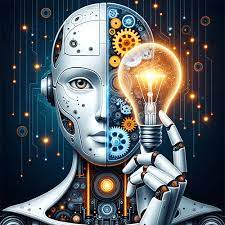
#> input picture Vision robotica/Robot.jpg, 225 x 225 px
$ python Algoritmo2.py
#> lines starting #> are read from the running program, lines starting #| are printed output that depends on the picture
import cv2
import numpy as np
#Sirve para abrir la imagen
im = cv2.imread('Robot.jpg')
#> im is the input picture: shape (225, 225, 3); mean B, G, R 98, 93.2, 87.4

R= im[:,:,1]
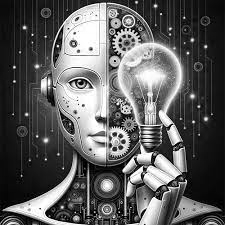
#> R: shape (225, 225); min 0, max 255, mean 93.2
G= im[:,:,2]
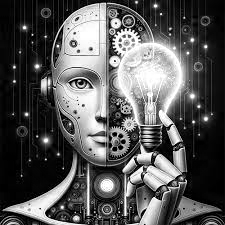
#> G: shape (225, 225); min 0, max 255, mean 87.4
B= im[:,:,0]
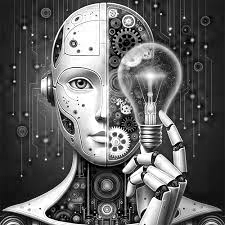
#> B: shape (225, 225); min 0, max 255, mean 98

ig1 =R*0.33 + G*0.33 + B*0.33
ig2 =R*0.299 + G*0.587 + B*0.114
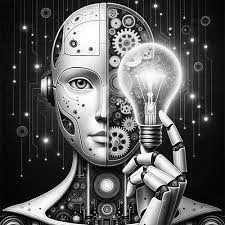
#> ig2: shape (225, 225) float64; min 0, max 255, mean 90.3
ig3 =R*0.2126 + G*0.7152 + B*0.0722

ig = np.hstack((ig1,ig2,ig3))
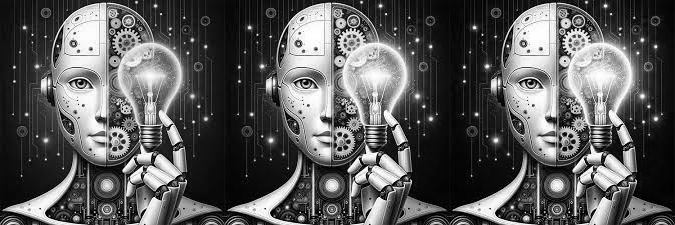
#> ig: shape (225, 675) float64; min 0, max 255, mean 90.6
ig = ig.astype(np.uint8)

#Sirve para cambiar de RGB a gris
igcv= cv2.cvtColor(im, cv2.COLOR_BGR2GRAY)

#Sirve para mostrar la imagen
cv2.imshow('image',im)
cv2.imshow('image',ig)
cv2.imshow('imagen',igcv)
cv2.waitKey(0)
